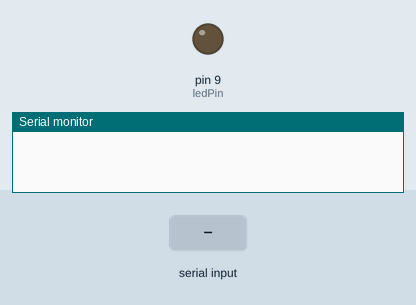
The sketch below on a simulated Arduino Uno, built with avr-gcc and run on an emulated ATmega328P. Parts: output pins drawn as LEDs (lit = HIGH), the last lines printed to the serial monitor. The test bench sets the inputs (shaded band).

Above: at 1.2 s.
1.3 s: "1" received over Serial
At 2.2 s:
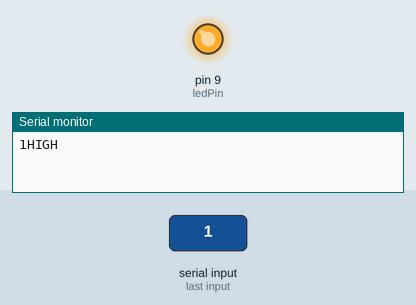
2.8 s: "0" received over Serial
At 3.3 s:
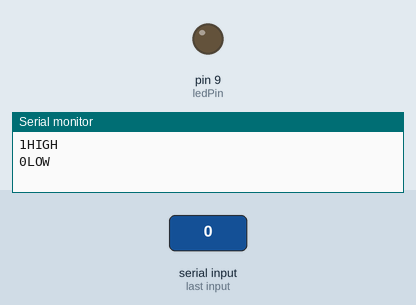
Timing chart, 0 to 5.8 s (numbered marks = the images above; inputs shaded):
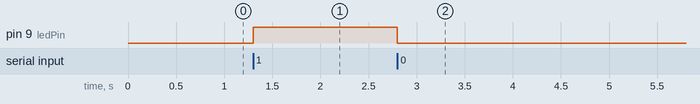

The sketch:

digital_Receive.ino
```cpp
#define ledPin 9
int state = 0;

void setup() {
  pinMode(ledPin, OUTPUT);
  digitalWrite(ledPin, LOW);
  Serial.begin(38400); // Default communication rate of the Bluetooth module
}

void loop() {
 if(Serial.available() > 0){ // if data available at serial port
    state = Serial.read(); // assign incoming data to variable state
    Serial.write(state);
 }
 // Controlling the ALARAM
 if (state == '1') {
  digitalWrite(ledPin, HIGH);
  Serial.println("HIGH");// ALARA ON
  state = 0;
 }
 else if (state == '0') {
  digitalWrite(ledPin, LOW);
  Serial.println("LOW");// ALARM ON
  state = 0;
 }

}
```

Measured:
- after the input at 1.3 s, pin 9 (ledPin): LOW → HIGH at once
- after the input at 2.8 s, pin 9 (ledPin): HIGH → LOW at once
